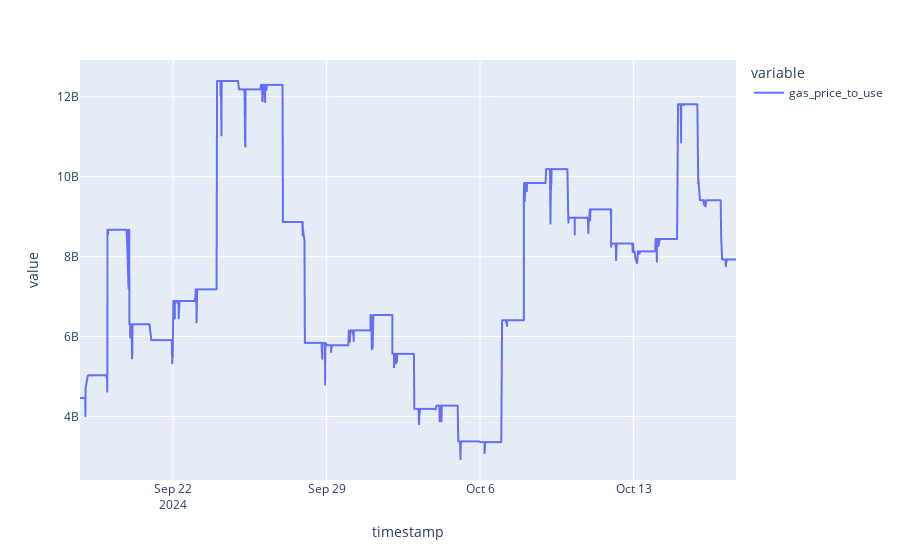

The notebook cell saved with this chart:
### Code cell
px.line(keeper_df['gas_price_to_use'])

### Figure 1 — Plotly figure (JSON) as saved in the notebook; plotly's stock layout.template omitted (floating-point values rounded to 4 significant figures; data arrays with more than 128 entries replaced by an {"elided": "..."} marker saying what was removed)
{"data": [{"hovertemplate": "variable=gas_price_to_use<br>timestamp=%{x}<br>value=%{y}<extra></extra>", "legendgroup": "gas_price_to_use", "line": {"color": "#636efa", "dash": "solid"}, "marker": {"symbol": "circle"}, "mode": "lines", "name": "gas_price_to_use", "showlegend": true, "type": "scattergl", "x": {"elided": "2415 str values"}, "xaxis": "x", "y": {"elided": "2415 float values"}, "yaxis": "y"}], "layout": {"legend": {"title": {"text": "variable"}, "tracegroupgap": 0}, "margin": {"t": 60}, "xaxis": {"anchor": "y", "domain": [0, 1], "title": {"text": "timestamp"}}, "yaxis": {"anchor": "x", "domain": [0, 1], "title": {"text": "value"}}}}
